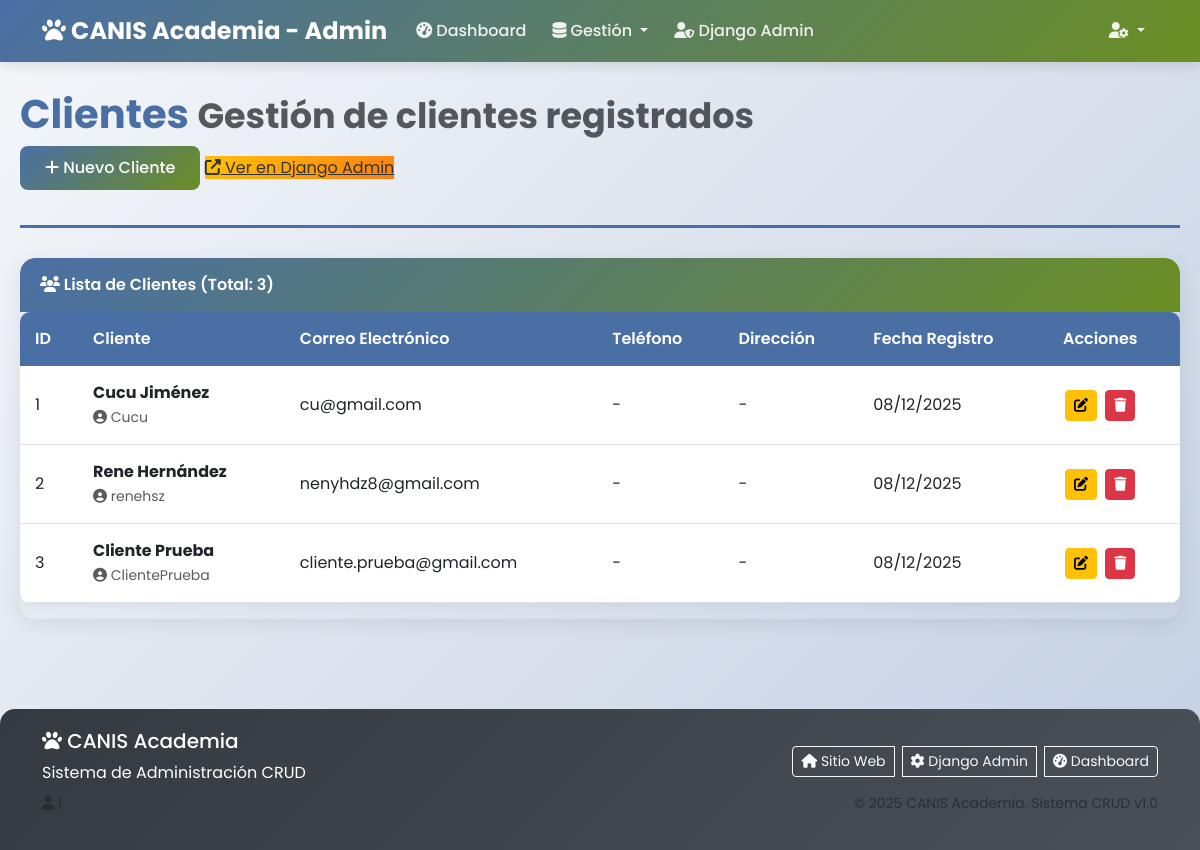
/clientes/, run on the app's committed database.
### app_Entrenamiento_Canino/models.py (models this page shows, shortened)
class Cliente(models.Model):
    usuario = models.OneToOneField(User, on_delete=models.CASCADE, null=True, blank=True)
    nombre = models.CharField(max_length=100)
    apellido = models.CharField(max_length=100)
    telefono = models.CharField(max_length=20)
    correo = models.EmailField(max_length=150, unique=True)
    direccion = models.CharField(max_length=200)
    fecha_registro = models.DateTimeField(auto_now_add=True)

### app_Entrenamiento_Canino/views.py (the view)
# urls.py: path('clientes/', views.ver_clientes, name='ver_clientes'),
def ver_clientes(request):
    clientes = Cliente.objects.all()
    return render(request, 'admin/crud/clientes/listar.html', {'clientes': clientes})

### app_Entrenamiento_Canino/templates/admin/crud/clientes/listar.html (shortened to what this page needs)
{% extends "admin/crud/base_crud.html" %}
{% block page_title %}Clientes{% endblock %}
{% block page_subtitle %}Gestión de clientes registrados{% endblock %}
{% block page_actions %}
<a href="{% url 'agregar_cliente' %}" class="admin-btn-primary">
    <i class="fas fa-plus"></i> Nuevo Cliente
</a>
<a href="{% url 'admin:index' %}" class="admin-btn-warning" target="_blank">
    <i class="fas fa-external-link-alt"></i> Ver en Django Admin
</a>
{% endblock %}
{% block card_icon %}users{% endblock %}
{% block card_title %}Lista de Clientes (Total: {{ clientes|length }}){% endblock %}
{% block card_content %}
{% if clientes %}
<div class="table-responsive">
    <table class="table admin-table">
        <thead>
            <tr>
                <th>ID</th>
                <th>Cliente</th>
                <th>Correo Electrónico</th>
                <th>Teléfono</th>
                <th>Dirección</th>
                <th>Fecha Registro</th>
                <th>Acciones</th>
            </tr>
        </thead>
        <tbody>
            {% for cliente in clientes %}
            <tr>
                <td>{{ cliente.id }}</td>
                <td>
                    <strong>{{ cliente.nombre }} {{ cliente.apellido }}</strong><br>
                    <small class="text-muted">
                        <i class="fas fa-user-circle"></i> {{ cliente.usuario.username|default:"Sin usuario web" }}
                    </small>
                </td>
                <td>
                    {{ cliente.correo|default:"-" }}
                </td>
                <td>
                    {{ cliente.telefono|default:"-" }}
                </td>
                <td>
                    {{ cliente.direccion|default:"-" }}
                </td>
                <td>{{ cliente.fecha_registro|date:"d/m/Y" }}</td>
                <td class="action-buttons">
                    <a href="{% url 'actualizar_cliente' cliente.id %}" class="btn btn-warning btn-sm" title="Editar">
                        <i class="fas fa-edit"></i>
                    </a>
                    <a href="{% url 'borrar_cliente' cliente.id %}" class="btn btn-danger btn-sm btn-confirm-delete" title="Eliminar">
                        <i class="fas fa-trash"></i>
                    </a>
                </td>
            </tr>
            {% endfor %}
        </tbody>
    </table>
</div>
{% endif %}
{% endblock %}

### app_Entrenamiento_Canino/templates/admin/base_panel.html (style rules this page uses)
:root { --primary-color: #4A6FA5; --secondary-color: #6B8E23; --accent-color: #FF914D; --light-color: #F8F9FA; --dark-color: #343A40; }
body { font-family: 'Poppins', sans-serif; background: linear-gradient(135deg, #f5f7fa 0%, #c3cfe2 100%); min-height: 100vh; padding-top: 70px; }
.admin-table { border-radius: 10px; overflow: hidden; box-shadow: 0 2px 10px rgba(0,0,0,0.05); }
.admin-table thead th { background-color: var(--primary-color); color: white; border: none; font-weight: 600; padding: 15px; }
.admin-table tbody td { padding: 15px; vertical-align: middle; }
.admin-btn-primary { background: linear-gradient(135deg, var(--primary-color) 0%, var(--secondary-color) 100%); border: none; padding: 10px 25px; border-radius: 8px; font-weight: 500; color: white; transition: all 0.3s; text-decoration: none; display: inline-block; }
.admin-btn-warning { background: linear-gradient(135deg, #ffc107 0%, #fd7e14 100%); border: none; color: #333; }
.action-buttons .btn { margin: 2px; }

### data on the page
Cliente: id "1", nombre "Cucu", apellido "Jiménez", usuario.username "Cucu", correo "cu@gmail.com", telefono "-", direccion "-", fecha_registro "08/12/2025"
Cliente: id "2", nombre "Rene", apellido "Hernández", usuario.username "renehsz", correo "nenyhdz8@gmail.com", telefono "-", direccion "-", fecha_registro "08/12/2025"
Cliente: id "3", nombre "Cliente", apellido "Prueba", usuario.username "ClientePrueba", correo "cliente.prueba@gmail.com", telefono "-", direccion "-", fecha_registro "08/12/2025"

### other printed values
{{ clientes|length }} "3"
